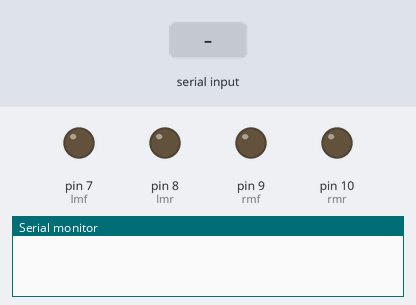
Bench run of a sketch on a simulated Arduino Uno, built with avr-gcc and run on an emulated ATmega328P. Shown: output pins drawn as LEDs (lit = HIGH), the last lines printed to the serial monitor. The inputs (shaded band) are chosen by the test bench.

Above: at 1.2 s.
1.3 s: "F" received over Serial
At 2.4 s:
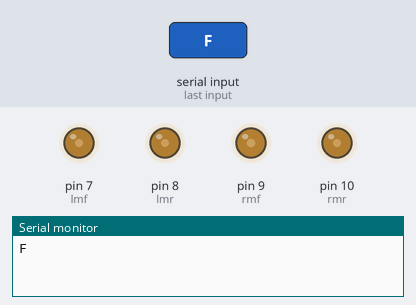
2.8 s: "B" received over Serial
At 3.5 s:
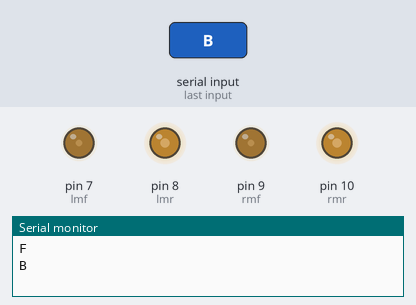
4.3 s: "R" received over Serial
At 5.1 s:
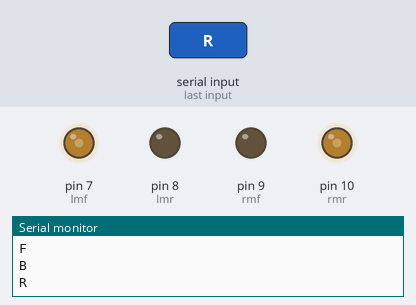
5.8 s: "S" received over Serial
At 7.0 s:
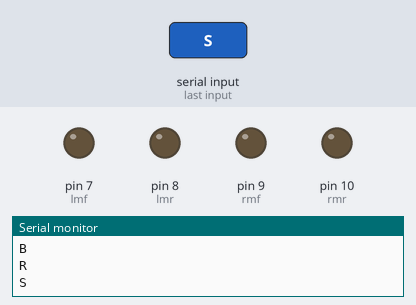
Timing chart, 0 to 8.3 s (numbered marks = the images above; inputs shaded):
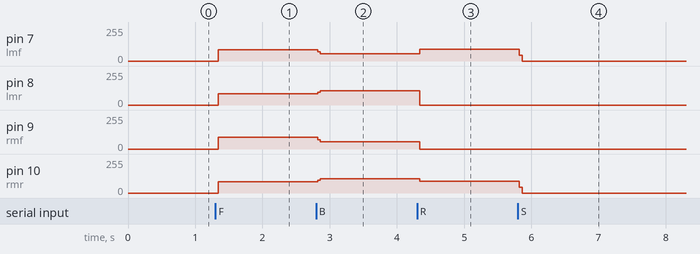

The sketch:

rc_rover.ino
```cpp
//#include <SoftwareSerial.h>
//SoftwareSerial blu(1,2);
String reading;
#define lmf 7
#define lmr 8
#define rmf 9
#define rmr 10


char t;


void setup() {
  pinMode(lmf,OUTPUT);  //left motor forward
  pinMode(lmr,OUTPUT);  //left motor reverse
  pinMode(rmf,OUTPUT);  //right motor forward
  pinMode(rmr,OUTPUT);  //right motor reverse
  Serial.begin(9600);
}

void loop() {
  if(Serial.available())
  {
    t=Serial.read();
    Serial.println(t);
  }

  switch (t){
    case 'F':                         //IF F IS PRESSED MOVE FORWARD

    digitalWrite(lmf,HIGH);
    digitalWrite(rmf,HIGH);
    digitalWrite(lmr,LOW);
    digitalWrite(rmr,LOW);

    case 'B':                       //IF B IS PRESSED MOVE BACKWARD

    digitalWrite(lmf,LOW);
    digitalWrite(rmf,LOW);
    digitalWrite(lmr,HIGH);
    digitalWrite(rmr,HIGH);

    case 'L' :                    //IF L IS PRESSED MOVE LEFT

    digitalWrite(lmf,LOW);
    digitalWrite(rmf,HIGH);
    digitalWrite(lmr,HIGH);
    digitalWrite(rmr,LOW);

    case 'R' :                   //IF R IS PRESSED MOVE RIGHT

    digitalWrite(lmf,HIGH);
    digitalWrite(rmf,LOW);
    digitalWrite(lmr,LOW);
    digitalWrite(rmr,HIGH);

    case 'S' :                  //IF S IS PRESSED MOVE STOP TWO MOTORS
    digitalWrite(lmf,LOW);
    digitalWrite(lmr,LOW);
    digitalWrite(rmf,LOW);
    digitalWrite(rmr,LOW);

}
}
```

Measured:
- after the input at 1.3 s, pin 7 (lmf), pin 8 (lmr), pin 10 (rmr): 0/255 → 86/255 at once; pin 9 (rmf): 0/255 → 89/255 at once
- after the input at 2.8 s, pin 7 (lmf): 86/255 → 53/255 at once; pin 8 (lmr), pin 10 (rmr): 86/255 → 106/255 at once; pin 9 (rmf): 89/255 → 53/255 at once
- after the input at 4.3 s, pin 7 (lmf): 53/255 → 90/255 at once; pin 8 (lmr): 106/255 → 0/255 at once; pin 9 (rmf): 53/255 → 0/255 at once; pin 10 (rmr): 106/255 → 90/255 at once
- after the input at 5.8 s, pin 7 (lmf), pin 10 (rmr): 90/255 → 0/255 at once
